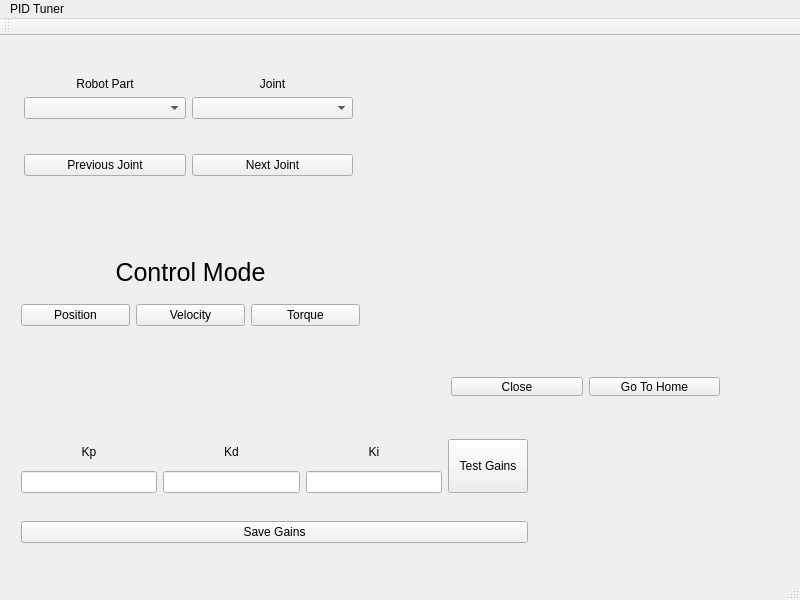
<?xml version="1.0" encoding="UTF-8"?>
<ui version="4.0">
 <class>MainWindow</class>
 <widget class="QMainWindow" name="MainWindow">
  <property name="geometry">
   <rect>
    <x>0</x>
    <y>0</y>
    <width>800</width>
    <height>600</height>
   </rect>
  </property>
  <property name="windowTitle">
   <string>MainWindow</string>
  </property>
  <widget class="QWidget" name="centralWidget">
   <widget class="QCustomPlot" name="posPlot" native="true">
    <property name="geometry">
     <rect>
      <x>390</x>
      <y>30</y>
      <width>381</width>
      <height>291</height>
     </rect>
    </property>
   </widget>
   <widget class="QWidget" name="">
    <property name="geometry">
     <rect>
      <x>13</x>
      <y>30</y>
      <width>351</width>
      <height>121</height>
     </rect>
    </property>
    <layout class="QVBoxLayout" name="verticalLayout_6">
     <item>
      <layout class="QHBoxLayout" name="horizontalLayout_3">
       <item>
        <layout class="QVBoxLayout" name="verticalLayout_5">
         <item>
          <widget class="QLabel" name="label_4">
           <property name="text">
            <string>Robot Part</string>
           </property>
           <property name="alignment">
            <set>Qt::AlignCenter</set>
           </property>
          </widget>
         </item>
         <item>
          <widget class="QComboBox" name="partList"/>
         </item>
        </layout>
       </item>
       <item>
        <layout class="QVBoxLayout" name="verticalLayout_4">
         <item>
          <widget class="QLabel" name="label_5">
           <property name="text">
            <string>Joint</string>
           </property>
           <property name="alignment">
            <set>Qt::AlignCenter</set>
           </property>
          </widget>
         </item>
         <item>
          <widget class="QComboBox" name="jointList"/>
         </item>
        </layout>
       </item>
      </layout>
     </item>
     <item>
      <spacer name="verticalSpacer">
       <property name="orientation">
        <enum>Qt::Vertical</enum>
       </property>
       <property name="sizeHint" stdset="0">
        <size>
         <width>20</width>
         <height>40</height>
        </size>
       </property>
      </spacer>
     </item>
     <item>
      <layout class="QHBoxLayout" name="horizontalLayout_2">
       <item>
        <widget class="QPushButton" name="previousJointButton">
         <property name="text">
          <string>Previous Joint</string>
         </property>
        </widget>
       </item>
       <item>
        <widget class="QPushButton" name="nextJointButton">
         <property name="text">
          <string>Next Joint</string>
         </property>
        </widget>
       </item>
      </layout>
     </item>
    </layout>
   </widget>
   <widget class="QWidget" name="">
    <property name="geometry">
     <rect>
      <x>10</x>
      <y>390</y>
      <width>529</width>
      <height>132</height>
     </rect>
    </property>
    <layout class="QVBoxLayout" name="verticalLayout_7">
     <item>
      <layout class="QHBoxLayout" name="horizontalLayout_4">
       <item>
        <layout class="QVBoxLayout" name="verticalLayout">
         <item>
          <widget class="QLabel" name="kp_label">
           <property name="text">
            <string>Kp</string>
           </property>
           <property name="alignment">
            <set>Qt::AlignCenter</set>
           </property>
          </widget>
         </item>
         <item>
          <widget class="QLineEdit" name="kp_in"/>
         </item>
        </layout>
       </item>
       <item>
        <layout class="QVBoxLayout" name="verticalLayout_2">
         <item>
          <widget class="QLabel" name="kd_label">
           <property name="text">
            <string>Kd</string>
           </property>
           <property name="alignment">
            <set>Qt::AlignCenter</set>
           </property>
          </widget>
         </item>
         <item>
          <widget class="QLineEdit" name="kd_in"/>
         </item>
        </layout>
       </item>
       <item>
        <layout class="QVBoxLayout" name="verticalLayout_3">
         <item>
          <widget class="QLabel" name="ki_label">
           <property name="text">
            <string>Ki</string>
           </property>
           <property name="alignment">
            <set>Qt::AlignCenter</set>
           </property>
          </widget>
         </item>
         <item>
          <widget class="QLineEdit" name="ki_in"/>
         </item>
        </layout>
       </item>
       <item>
        <widget class="QPushButton" name="gainTestButton">
         <property name="minimumSize">
          <size>
           <width>0</width>
           <height>54</height>
          </size>
         </property>
         <property name="text">
          <string>Test Gains</string>
         </property>
        </widget>
       </item>
      </layout>
     </item>
     <item>
      <spacer name="horizontalSpacer">
       <property name="orientation">
        <enum>Qt::Horizontal</enum>
       </property>
       <property name="sizeHint" stdset="0">
        <size>
         <width>40</width>
         <height>20</height>
        </size>
       </property>
      </spacer>
     </item>
     <item>
      <widget class="QPushButton" name="saveGainsButton">
       <property name="text">
        <string>Save Gains</string>
       </property>
      </widget>
     </item>
    </layout>
   </widget>
   <widget class="QWidget" name="">
    <property name="geometry">
     <rect>
      <x>10</x>
      <y>200</y>
      <width>361</width>
      <height>101</height>
     </rect>
    </property>
    <layout class="QVBoxLayout" name="verticalLayout_8">
     <item>
      <widget class="QLabel" name="label">
       <property name="font">
        <font>
         <pointsize>19</pointsize>
        </font>
       </property>
       <property name="text">
        <string>Control Mode</string>
       </property>
       <property name="alignment">
        <set>Qt::AlignCenter</set>
       </property>
      </widget>
     </item>
     <item>
      <layout class="QHBoxLayout" name="horizontalLayout_5">
       <item>
        <widget class="QPushButton" name="posContButton">
         <property name="text">
          <string>Position</string>
         </property>
        </widget>
       </item>
       <item>
        <widget class="QPushButton" name="velContButton">
         <property name="text">
          <string>Velocity</string>
         </property>
        </widget>
       </item>
       <item>
        <widget class="QPushButton" name="torContButton">
         <property name="text">
          <string>Torque</string>
         </property>
        </widget>
       </item>
      </layout>
     </item>
    </layout>
   </widget>
   <widget class="QWidget" name="">
    <property name="geometry">
     <rect>
      <x>440</x>
      <y>330</y>
      <width>291</width>
      <height>41</height>
     </rect>
    </property>
    <layout class="QHBoxLayout" name="horizontalLayout">
     <item>
      <widget class="QPushButton" name="closeButton">
       <property name="text">
        <string>Close</string>
       </property>
      </widget>
     </item>
     <item>
      <widget class="QPushButton" name="homeButton">
       <property name="text">
        <string>Go To Home</string>
       </property>
      </widget>
     </item>
    </layout>
   </widget>
   <zorder>posPlot</zorder>
   <zorder>kp_in</zorder>
   <zorder>kd_in</zorder>
   <zorder>ki_in</zorder>
   <zorder>kp_label</zorder>
   <zorder>kd_label</zorder>
   <zorder>ki_label</zorder>
   <zorder>gainTestButton</zorder>
   <zorder>homeButton</zorder>
   <zorder>closeButton</zorder>
   <zorder>saveGainsButton</zorder>
   <zorder>partList</zorder>
   <zorder>jointList</zorder>
   <zorder>label_4</zorder>
   <zorder>label_5</zorder>
   <zorder>nextJointButton</zorder>
   <zorder>previousJointButton</zorder>
   <zorder>kp_in</zorder>
   <zorder>kp_in</zorder>
   <zorder>kp_label</zorder>
   <zorder>kp_in</zorder>
   <zorder>posContButton</zorder>
   <zorder>velContButton</zorder>
   <zorder>torContButton</zorder>
   <zorder>label</zorder>
  </widget>
  <widget class="QMenuBar" name="menuBar">
   <property name="geometry">
    <rect>
     <x>0</x>
     <y>0</y>
     <width>800</width>
     <height>22</height>
    </rect>
   </property>
   <widget class="QMenu" name="menuPID_Tuner">
    <property name="title">
     <string>PID Tuner</string>
    </property>
   </widget>
   <addaction name="menuPID_Tuner"/>
  </widget>
  <widget class="QToolBar" name="mainToolBar">
   <attribute name="toolBarArea">
    <enum>TopToolBarArea</enum>
   </attribute>
   <attribute name="toolBarBreak">
    <bool>false</bool>
   </attribute>
  </widget>
  <widget class="QStatusBar" name="statusBar"/>
 </widget>
 <layoutdefault spacing="6" margin="11"/>
 <customwidgets>
  <customwidget>
   <class>QCustomPlot</class>
   <extends>QWidget</extends>
   <header>qcustomplot.h</header>
   <container>1</container>
  </customwidget>
 </customwidgets>
 <resources/>
 <connections/>
</ui>
